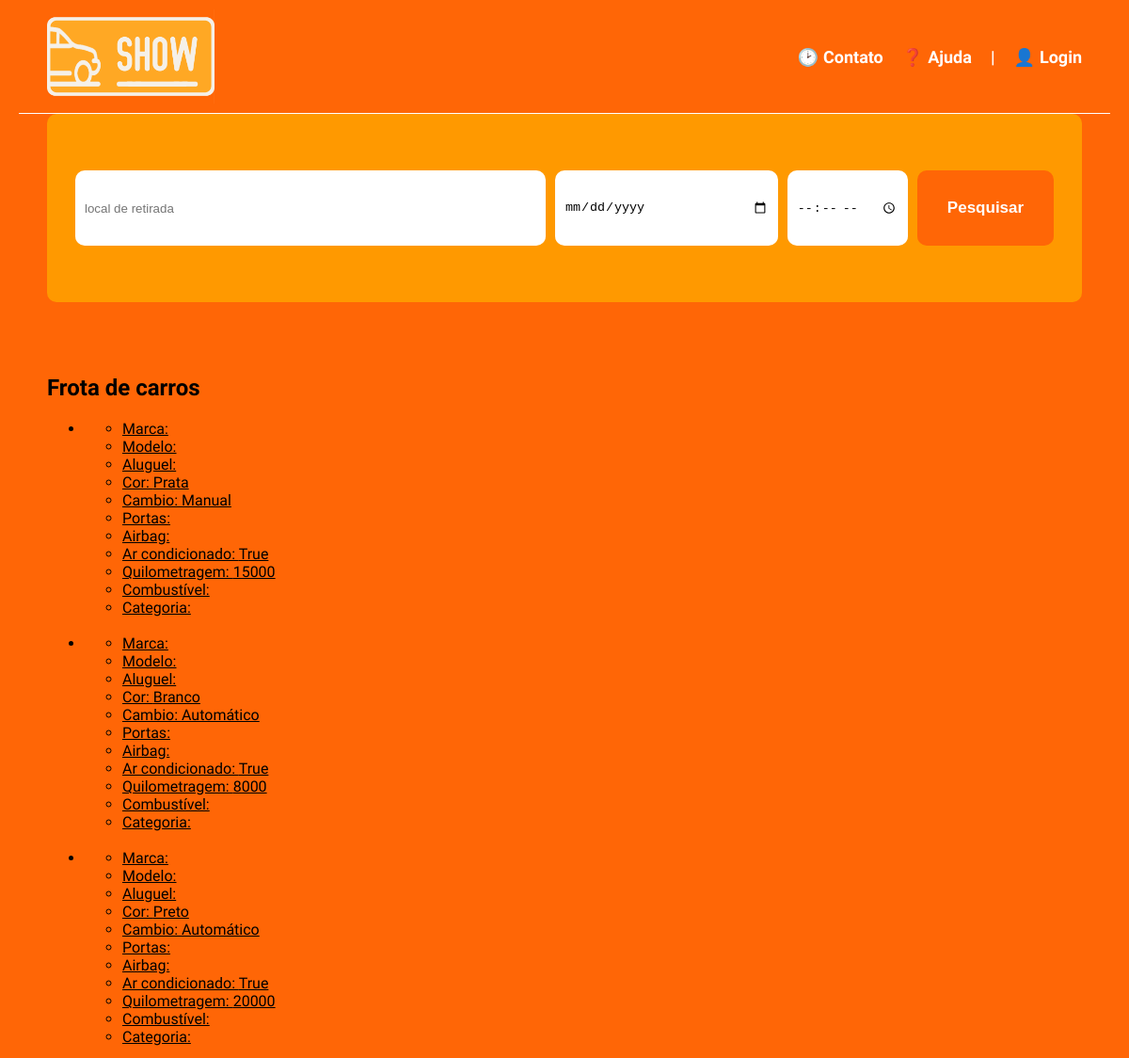
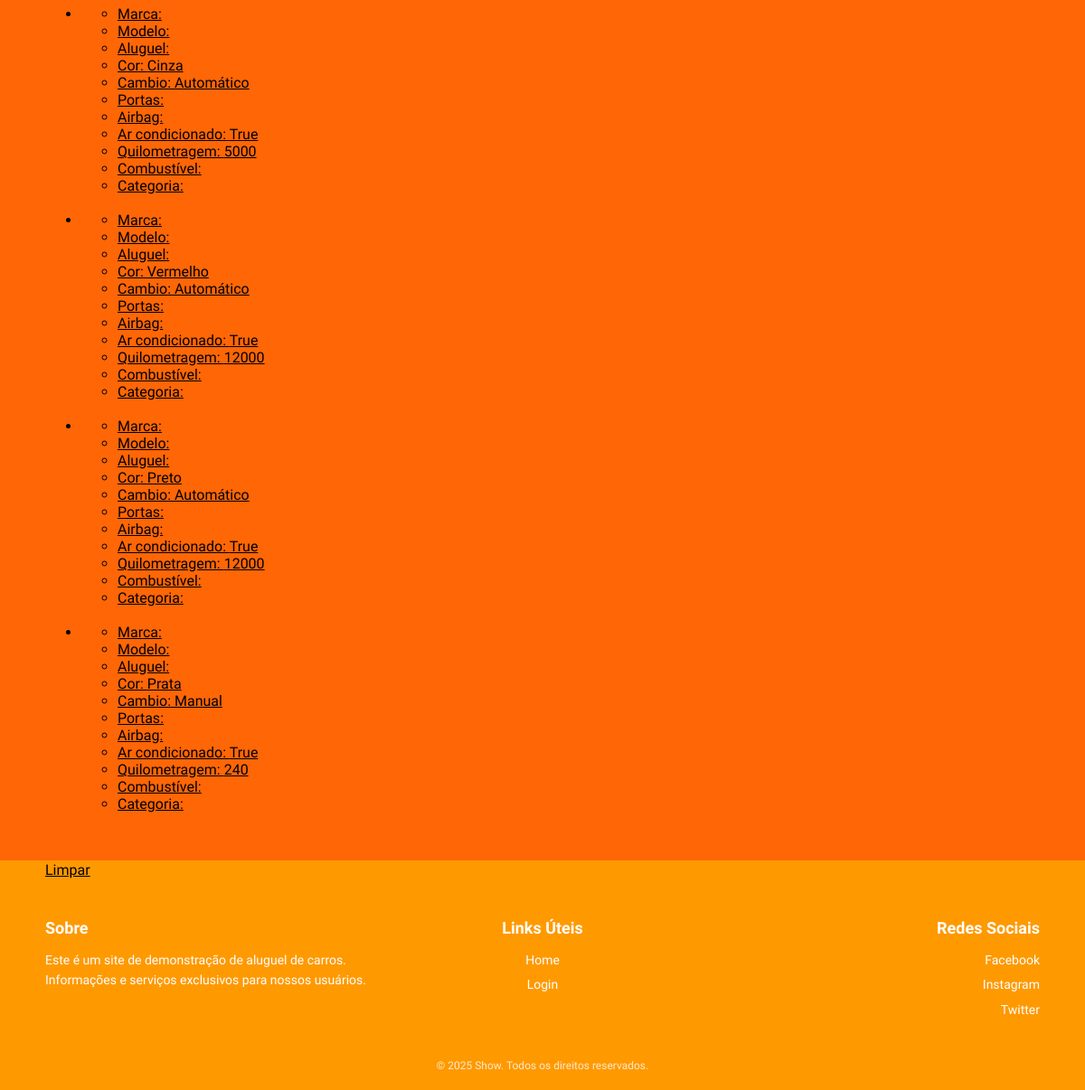
Screenshot of / (signed in) with the database file from the repository (2 pictures, top to bottom).
### models.py (models this page shows, shortened)
class Veiculo(Base):
    __tablename__ = "veiculos"
    id = Column("id", Integer, primary_key=True, autoincrement=True)
    portas = Column("portas", Integer, nullable=False)
    preco_diaria = Column("preco_diaria", Numeric(10, 2), nullable=False)
    placa = Column("placa", String(7), nullable=False)
    cor = Column("cor", String(100), nullable=False)
    preco_compra = Column("preco_compra", Numeric(10, 2), nullable=False)
    capacidade_pessoas = Column("capacidade_pessoas", Integer, nullable=False)
    quilometragem = Column("quilometragem", Integer, nullable=False)
    cambio = Column("cambio", String(100), nullable=False)
    airbags = Column("airbags", Boolean, nullable=False)
    ar_condicionado = Column("ar_condicionado", Boolean, nullable=False)
    disponivel = Column("disponivel", Boolean, nullable=False)
    id_fornecedor = Column("id_fornecedor", Integer, ForeignKey("fornecedores.id"), nullable=False)
    id_garagem = Column("id_garagem", Integer, ForeignKey("garagens.id"), nullable=False)
    id_plano_seguro = Column("id_plano_seguro", Integer, ForeignKey("plano_seguros.id"), nullable=False)
    id_marca = Column("id_marca", Integer, ForeignKey("marcas.id"), nullable=False)
    id_modelo = Column("id_modelo", Integer, ForeignKey("modelos.id"), nullable=False)
    id_categoria = Column("id_categoria", Integer, ForeignKey("categorias.id"), nullable=False)
    id_combustivel = Column("id_combustivel", Integer, ForeignKey("combustiveis.id"), nullable=False)

### app.py (the view)
@app.route("/")
def pagina_inicial():
    sessao =Sessao()
    carros = sessao.query(Veiculo).all()
    if session.get("funcionario_id"):
        funcionario = sessao.query(Funcionario).filter_by(id = session.get("funcionario_id")).first()
        cargo = funcionario.cargo
    else:
        cargo=None
    sessao.close()
    return render_template("pagina_inicial.html", carros_cadastrados=carros, cargo = cargo)

### templates/pagina_inicial.html (shortened to what this page needs)
{% extends "base.html" %}
{% block conteudo_principal %}
<div class="painel_pesquisa">
    <form class="formulario_pesquisa" action="#">
        <div class="local_retirada">
            <input type="text" class="input_local" placeholder="local de retirada"/>
        </div>
        <div class="data" title="Data de retirada e horário">
            <input type="date" class="input_data" aria-label="Data de retirada"/>
            <input type="time" class="input_hora" aria-label="Hora de devolução"/>
        </div>
        <button type="submit">Pesquisar</button>
    </form>
</div>
<br><br><br>
 {% if carros_cadastrados %}
    <h2>Frota de carros</h2>
    <ul>
    {% for carro in carros_cadastrados %}
    {% if carro %}
        <a href="{{ url_for('detalhar_carro', carro_id = carro['id']) }}"><div><li>
    <ul>
        <li>Marca: {{ carro.marca }}</li>
        <li>Modelo: {{ carro.modelo }}</li>
        <li>Aluguel: {{ carro.aluguel }}</li>
        <li>Cor: {{ carro.cor }}</li>
        <li>Cambio: {{ carro.cambio }}</li>
        <li>Portas: {{ carroportas }}</li>
        <li>Airbag: {{ carro.airbag }}</li>
        <li>Ar condicionado: {{ carro.ar_condicionado }}</li>
        <li>Quilometragem: {{ carro.quilometragem }}</li>
        <li>Combustível: {{ carro.combustivel }}</li>
        <li>Categoria: {{ carro.categoria }}</li>
    </ul>
        </li></div></a><br>
        {% endif %}
    {% endfor %}
    </ul>
    {% else %}
    <p>Não há carros cadastrados no momento</p>
    {% endif %}
    <br>
    <a href="/logout">Limpar</a>
{% endblock %}

### static/estilo.css (style rules this page uses)
body { font-family: "Work Sans"; background-color: #ff6606; display: block; padding-left: 20px; padding-right: 20px; margin: 0; min-height: 100vh; }
a { color: black; }
button[type="submit"] { background: white; border: 2px solid #ddd; border-radius: 25px; padding: 4px 10px; cursor: pointer; font-weight: bold; }
.painel_pesquisa { background-color: #ff9900; padding: 60px 30px; border-radius: 10px; max-width: 1100px; margin: 0 auto; }
.formulario_pesquisa { display:flex; gap: 10px; width: 100%; align-items: center; }
.formulario_pesquisa input { height: 80px; padding: 0 10px; box-sizing: border-box; border-radius: 10px; border:none; }
.local_retirada { flex: 4; }
.input_local { width:100%; }
.data { flex: 3; display: flex; gap: 10px; }
.input_data { flex: 2; width: 100%; }
.input_hora { flex: 1; width: 100%; }
.formulario_pesquisa button { height: 80px; flex: 1; padding: 0 10px; box-sizing: border-box; border-radius: 10px; border:none; background-color: #ff6606; font-size: 17px; color: #ffffff; }

### rows the page displays
Veiculo: cor "Prata", cambio "Manual", ar_condicionado "True", quilometragem "15000"
Veiculo: cor "Branco", cambio "Automático", ar_condicionado "True", quilometragem "8000"
Veiculo: cor "Preto", cambio "Automático", ar_condicionado "True", quilometragem "20000"
Veiculo: cor "Cinza", cambio "Automático", ar_condicionado "True", quilometragem "5000"
Veiculo: cor "Vermelho", cambio "Automático", ar_condicionado "True", quilometragem "12000"
Veiculo: cor "Preto", cambio "Automático", ar_condicionado "True", quilometragem "12000"
Veiculo: cor "Prata", cambio "Manual", ar_condicionado "True", quilometragem "240"
